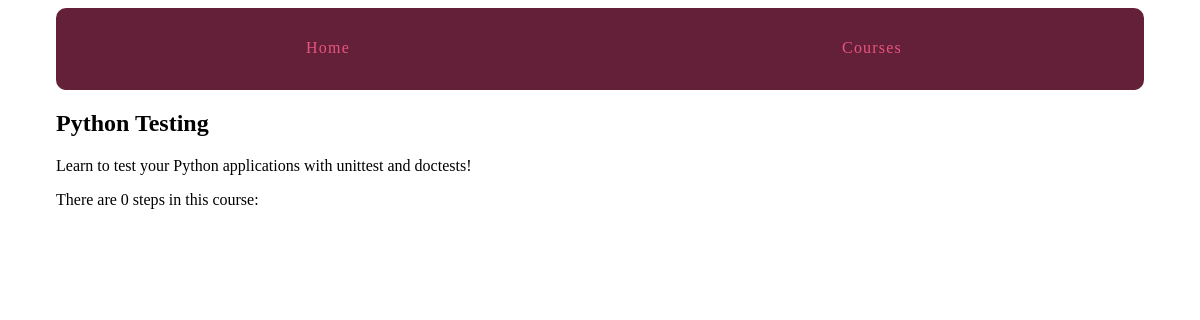
The app's page /courses/4/ with its own data.
### courses/models.py (models this page shows, shortened)
class Course(models.Model):
    created_at = models.DateTimeField(auto_now_add=True)
    title = models.CharField(max_length=255)
    description = models.TextField()

### courses/views.py (the view)
# urls.py: url(r'(?P<pk>\d+)/$', views.course_detail, name='detail'),
def course_detail(request, pk):
    course = get_object_or_404(Course, pk=pk)
    return render(request, 'courses/course_detail.html', {'course': course})

### courses/templates/courses/course_detail.html (shortened to what this page needs)
{% extends "layout.html" %}
{% load humanize %}
{% block content %}
<article>
    <h2>{{ course.title }}</h2>
    {{ course.description }}
  <p> There are {{ course.step_set.count|apnumber}} step{{ course.step_set.count|pluralize }} in this course: {{ course.step_set.all |join:", " }}</p>
</article>
{% endblock %}

### assets/css/layout.css (style rules this page uses)
html { box-sizing: border-box; }
*, *::after, *::before { box-sizing: inherit; }

### records on screen
Course: title "Python Testing", description "Learn to test your Python applications with unittest and doctests!", step_set.count|apnumber "0"
